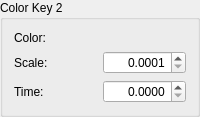
         <widget class="QGroupBox" name="groupBox_12">
          <property name="title">
           <string>Color Key 2</string>
          </property>
          <layout class="QGridLayout" name="gridLayout_20">
           <item row="2" column="1">
            <widget class="QDoubleSpinBox" name="particleColorKey2Time">
             <property name="alignment">
              <set>Qt::AlignRight|Qt::AlignTrailing|Qt::AlignVCenter</set>
             </property>
             <property name="decimals">
              <number>4</number>
             </property>
             <property name="maximum">
              <double>120.000000000000000</double>
             </property>
            </widget>
           </item>
           <item row="0" column="1">
            <widget class="DKColorPickerButton" name="particleColorKey2Color"/>
           </item>
           <item row="2" column="0">
            <widget class="QLabel" name="label_64">
             <property name="text">
              <string>Time:</string>
             </property>
             <property name="buddy">
              <cstring>particleColorKey2Time</cstring>
             </property>
            </widget>
           </item>
           <item row="1" column="1">
            <widget class="QDoubleSpinBox" name="particleColorKey2Scale">
             <property name="alignment">
              <set>Qt::AlignRight|Qt::AlignTrailing|Qt::AlignVCenter</set>
             </property>
             <property name="decimals">
              <number>4</number>
             </property>
             <property name="minimum">
              <double>0.000100000000000</double>
             </property>
             <property name="maximum">
              <double>20.000000000000000</double>
             </property>
            </widget>
           </item>
           <item row="0" column="0">
            <widget class="QLabel" name="label_65">
             <property name="text">
              <string>Color:</string>
             </property>
             <property name="buddy">
              <cstring>particleColorKey2Color</cstring>
             </property>
            </widget>
           </item>
           <item row="1" column="0">
            <widget class="QLabel" name="label_66">
             <property name="text">
              <string>Scale:</string>
             </property>
             <property name="buddy">
              <cstring>particleColorKey2Scale</cstring>
             </property>
            </widget>
           </item>
          </layout>
         </widget>
